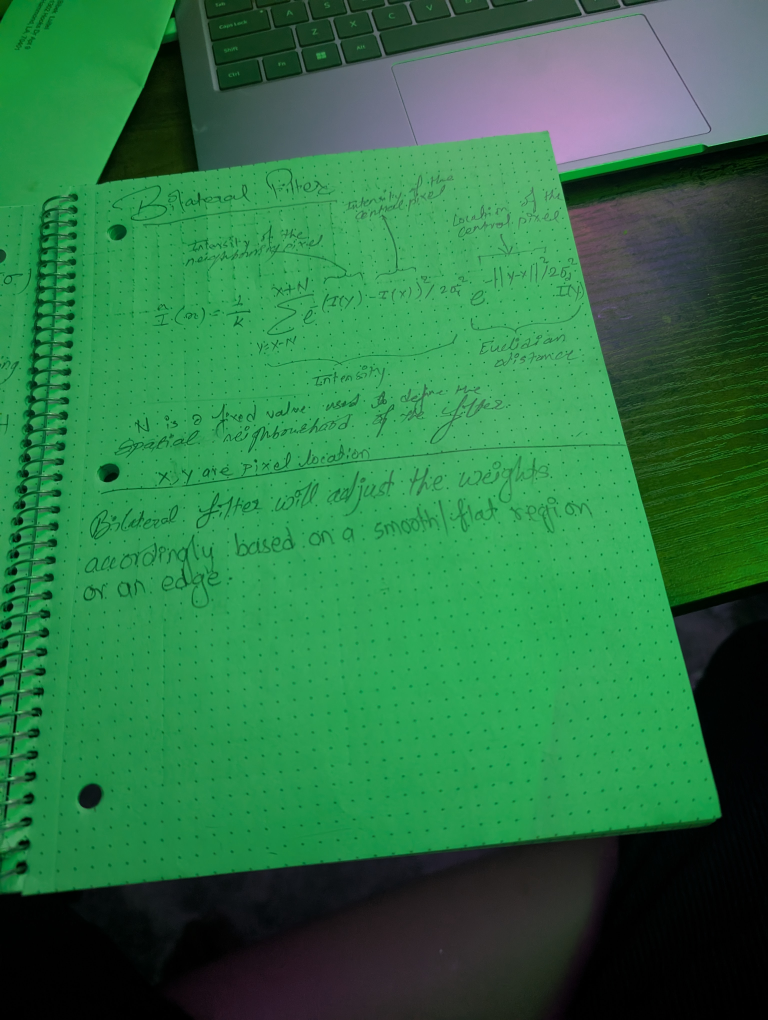
#> input picture cv-pipeline/test_images/1000004746.jpg, 3072 x 4080 px (shown at 1/4 size)
$ python preprocess.py
#> lines starting #> are read from the running program, lines starting #| are printed output that depends on the picture; after the words box and inside, x2 and y2 are one past the last pixel; in counts of white or black regions, pixels touching at a corner belong together
import cv2
import numpy as np
import matplotlib.pyplot as plt
import os
from skimage.filters import threshold_sauvola


# [32 lines left out: functions order_points, four_point_transform, not called in this run]


def correct_image(image):
    scale = 800 / max(image.shape[:2])
    small = cv2.resize(image, (0, 0), fx=scale, fy=scale)

    gray = cv2.cvtColor(small, cv2.COLOR_BGR2GRAY)
    gray = cv2.GaussianBlur(gray, (5, 5), 0)
    edged = cv2.Canny(gray, 75, 200)
    edged = cv2.dilate(edged, np.ones((3, 3), np.uint8), iterations=1)

    min_area = small.shape[0] * small.shape[1] * 0.2
    contours, _ = cv2.findContours(edged.copy(), cv2.RETR_LIST, cv2.CHAIN_APPROX_SIMPLE)
    contours = sorted(contours, key=cv2.contourArea, reverse=True)[:10]

    document_contour = None
    for c in contours:
        if cv2.contourArea(c) < min_area:
            continue
        peri = cv2.arcLength(c, True)
        approx = cv2.approxPolyDP(c, 0.02 * peri, True)
        if len(approx) == 4:
            document_contour = approx
            break

    if document_contour is None:
        print("  No document contour found, returning original")
        corrected = image
        strategy = "none"
    else:
        document_contour = (document_contour / scale).astype("float32")
        corrected = four_point_transform(image, document_contour.reshape(4, 2))
        strategy = "contour"

    print(f"  Strategy: {strategy}")
    binary_sauvola, binary_otsu = sharpen_and_binarize(corrected)
    return corrected, binary_sauvola, binary_otsu, strategy


def sharpen_and_binarize(image):
    if len(image.shape) == 3:
        gray = cv2.cvtColor(image, cv2.COLOR_BGR2GRAY)
    else:
        gray = image.copy()

    blurred = cv2.GaussianBlur(gray, (0, 0), 3)
    sharpened = cv2.addWeighted(gray, 1.5, blurred, -0.5, 0)

    thresh_sauvola = threshold_sauvola(sharpened, window_size=25)
    binary_sauvola = (sharpened > thresh_sauvola).astype(np.uint8) * 255

    _, binary_otsu = cv2.threshold(sharpened, 0, 255, cv2.THRESH_BINARY + cv2.THRESH_OTSU)

    return binary_sauvola, binary_otsu


def show_comparison(original, corrected, binary_sauvola, binary_otsu, strategy, filename):
    fig, axes = plt.subplots(1, 4, figsize=(20, 6))
    fig.suptitle(f"{filename}  |  strategy: {strategy}", fontsize=11)

    axes[0].imshow(cv2.cvtColor(original, cv2.COLOR_BGR2RGB))
    axes[0].set_title("Original")
    axes[0].axis("off")

    axes[1].imshow(cv2.cvtColor(corrected, cv2.COLOR_BGR2RGB))
    axes[1].set_title(f"Corrected ({strategy})")
    axes[1].axis("off")

    axes[2].imshow(binary_sauvola, cmap="gray")
    axes[2].set_title("Sauvola binarization")
    axes[2].axis("off")

    axes[3].imshow(binary_otsu, cmap="gray")
    axes[3].set_title("Otsu binarization")
    axes[3].axis("off")

    plt.tight_layout()
    plt.show()


# [5 lines left out: function save_processed, not called in this run]


'''OCR Test 1 - Tesseract
import pytesseract
pytesseract.pytesseract.tesseract_cmd = r'C:\Program Files\Tesseract-OCR\tesseract.exe'

def run_ocr(image, label):
    text = pytesseract.image_to_string(image)
    words = [w for w in text.split() if len(w) > 2]
    print(f"\n  OCR ({label}) — {len(words)} words detected")
    print(f"  Preview: {' '.join(words[:20])}...")
    return text, words
'''

'''OCR Test 2 - EasyOCR
import easyocr
reader = easyocr.Reader(['en'])

def run_ocr(image, label):
    rgb = cv2.cvtColor(image, cv2.COLOR_BGR2RGB) if len(image.shape) == 3 else image
    results = reader.readtext(rgb)
    words = [text for (_, text, confidence) in results if confidence > 0.2 and len(text) > 2]
    full_text = ' '.join(words)
    print(f"\n  OCR ({label}) — {len(words)} words detected")
    print(f"  Preview: {full_text[:100]}...")
    return full_text, words
'''


if __name__ == "__main__":
    _dir = os.path.dirname(os.path.abspath(__file__))
    image_path = os.path.join(_dir, "test_images", "1000004746.jpg")

    image = cv2.imread(image_path)
#> image is the input picture: shape (4080, 3072, 3); mean B, G, R 70.1, 116.9, 46.1
    if image is None:
        print(f"Error: could not load {image_path}")
        exit()

    filename = "good_img.jpg"
    print(f"Processing: {filename}")
    corrected, binary_sauvola, binary_otsu, strategy = correct_image(image)
#> in correct_image, `gray = cv2.cvtColor(small, cv2.COLOR_BGR2GRAY)`:
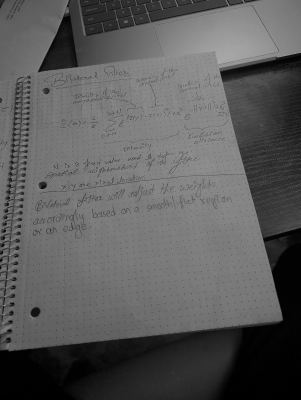
#> gray: shape (800, 602) (shown at 1/2 size); min 0, max 197, mean 90.3
#> in correct_image, `edged = cv2.Canny(gray, 75, 200)`:
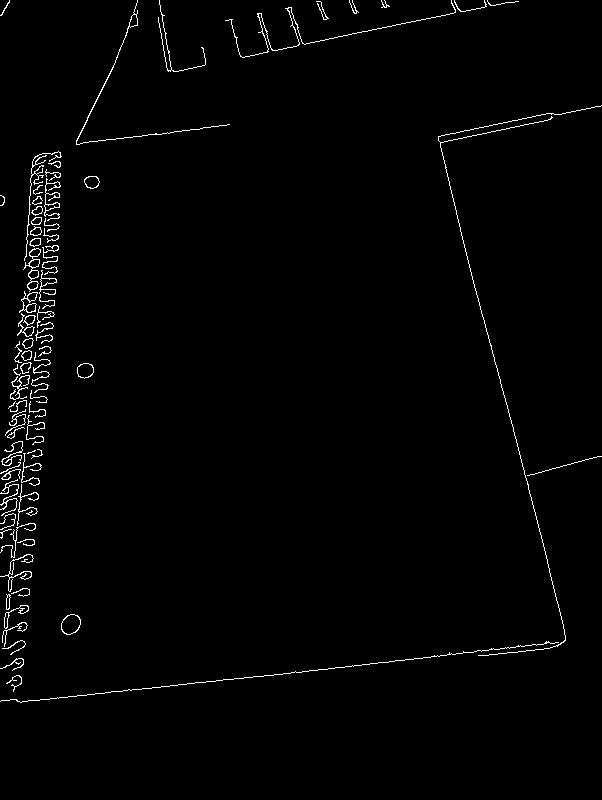
#> edged: shape (800, 602); 1.4% white in thin lines or dots, all inside (x1, y1, x2, y2) = (0, 0, 602, 703)
#> in correct_image, `edged = cv2.dilate(edged, np.ones((3, 3), np.uint8), iterations=1)`:
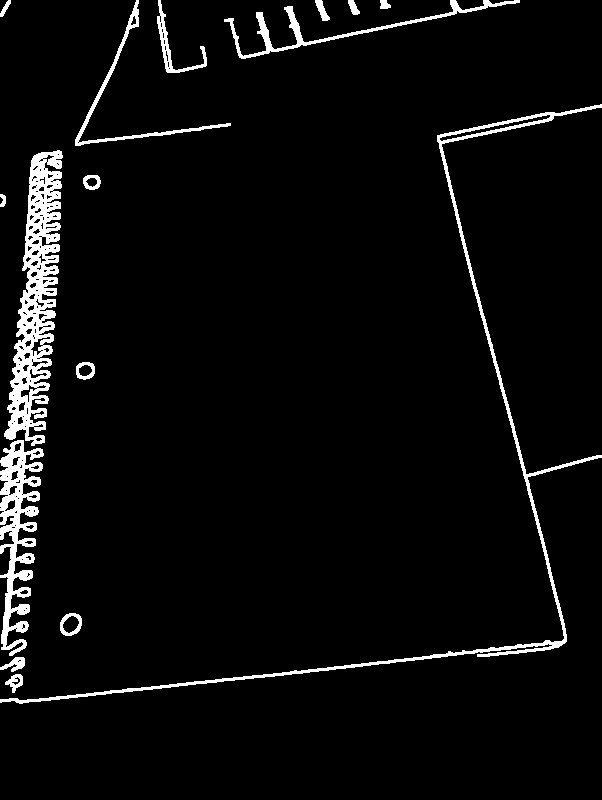
#> edged: shape (800, 602); 4.5% white; 16 white regions
#> in correct_image, `contours, _ = cv2.findContours(edged.copy(), cv2.RETR_LIST, cv2.CHAIN_..`: contours = 198 contours, 131 with area under 20; largest, box (x1, y1, x2, y2) and area: (4, 150, 63, 446) 8190, (0, 104, 602, 704) 4109, (0, 440, 44, 656) 3945, (224, 0, 520, 59) 1347, (75, 0, 231, 146) 910
#> in correct_image, `contours = sorted(contours, key=cv2.contourArea, reverse=True)[:10]`: contours = 10 contours; largest, box (x1, y1, x2, y2) and area: (4, 150, 63, 446) 8190, (0, 104, 602, 704) 4109, (0, 440, 44, 656) 3945, (224, 0, 520, 59) 1347, (75, 0, 231, 146) 910
#> the loop in correct_image, `for c in contours:` made 10 passes
#> in sharpen_and_binarize, `thresh_sauvola = threshold_sauvola(sharpened, window_size=25)`:
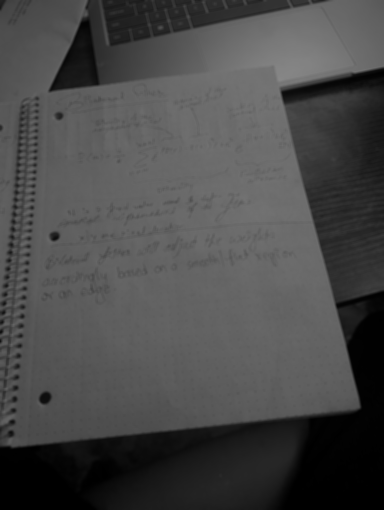
#> thresh_sauvola: shape (4080, 3072) float64 (shown at 1/8 size); min 0, max 135.7, mean 73.4
#> in sharpen_and_binarize, `binary_sauvola = (sharpened > thresh_sauvola).astype(np.uint8) * 255`:
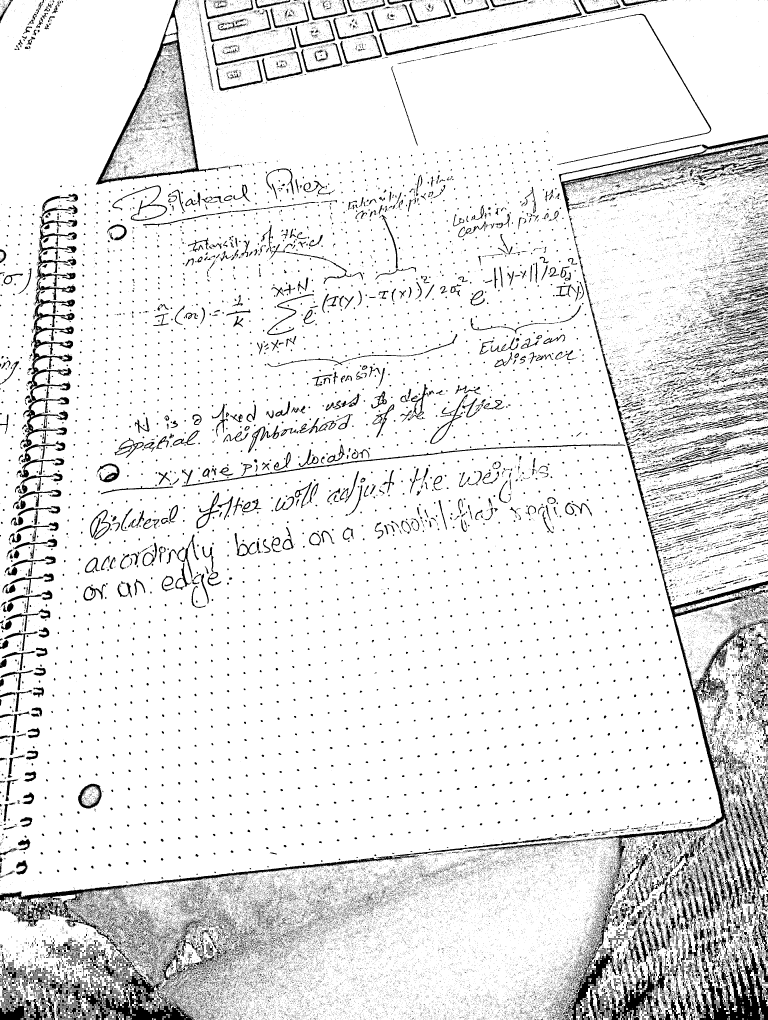
#> binary_sauvola: shape (4080, 3072) (shown at 1/4 size); 89.9% white; 77828 black regions (71941 under 20 px), largest, box (x1, y1, x2, y2) and area: (1954, 1135, 3072, 3642) 65500, (271, 3824, 777, 4080) 41512, (2763, 3736, 3072, 4080) 39372
#> in sharpen_and_binarize, `_, binary_otsu = cv2.threshold(sharpened, 0, 255, cv2.THRESH_BINARY + ..`:
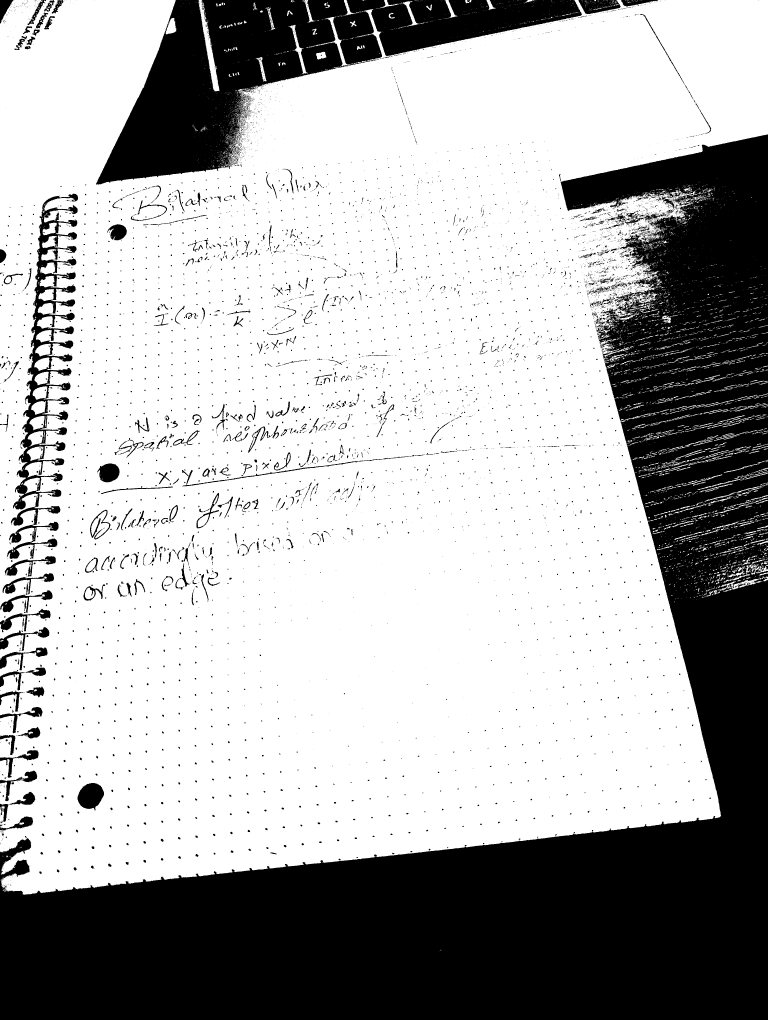
#> binary_otsu: shape (4080, 3072) (shown at 1/4 size); 67.9% white; 7898 black regions (6351 under 20 px), largest, box (x1, y1, x2, y2) and area: (0, 538, 3072, 4080) 3192838, (384, 0, 2328, 739) 523295, (27, 775, 312, 2236) 85072
#> strategy = 'none'

    show_comparison(image, corrected, binary_sauvola, binary_otsu, strategy, filename)
#> in show_comparison, `plt.show()`:
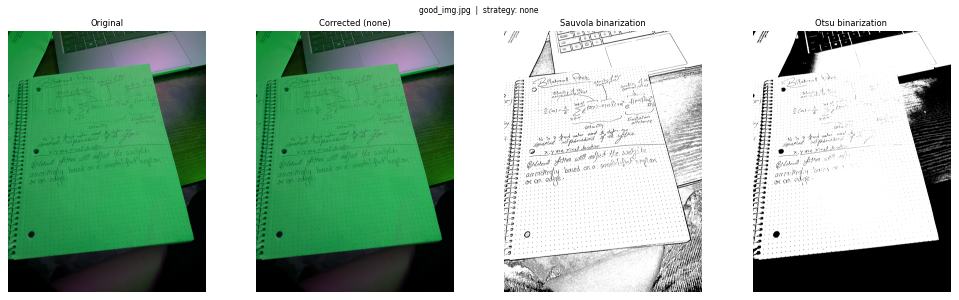
#> figure drawn by matplotlib, 4 panels

$ run again, with cv-pipeline/test_images/1000004739.jpg copied over cv-pipeline/test_images/1000004746.jpg
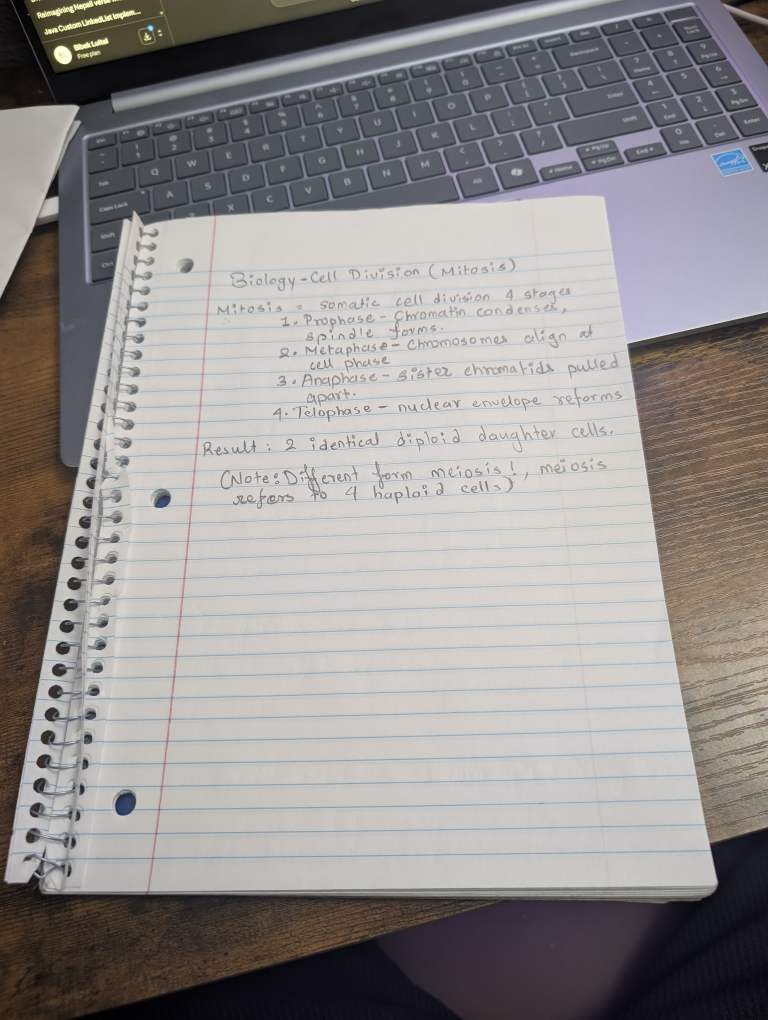
#> input picture cv-pipeline/test_images/1000004739.jpg, 3072 x 4080 px (shown at 1/4 size)
#> image is the input picture: shape (4080, 3072, 3); mean B, G, R 142.7, 143.4, 146.9
#> in correct_image, `edged = cv2.dilate(edged, np.ones((3, 3), np.uint8), iterations=1)`:
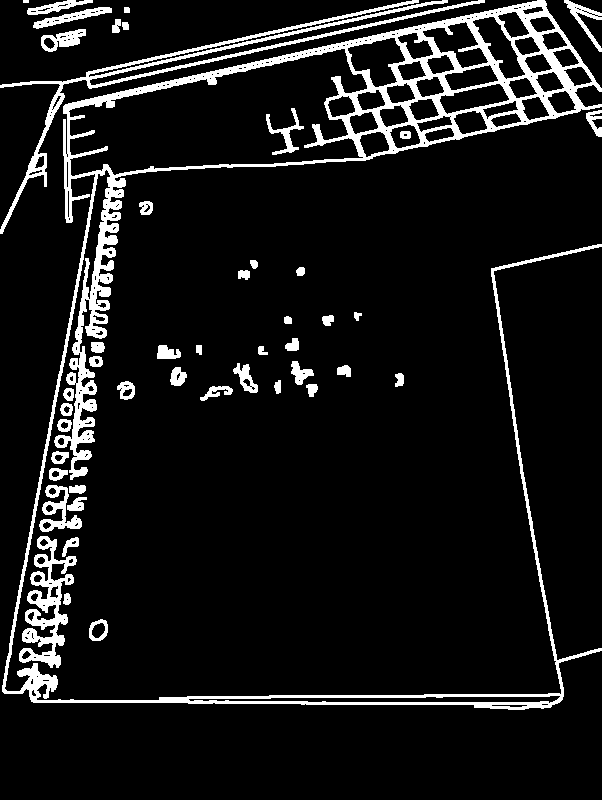
#> edged: shape (800, 602); 9.1% white; 47 white regions (1 under 20 px)
#> in correct_image, `contours, _ = cv2.findContours(edged.copy(), cv2.RETR_LIST, cv2.CHAIN_..`: contours = 304 contours, 188 with area under 20; largest, box (x1, y1, x2, y2) and area: (2, 0, 602, 710) 66258, (68, 48, 368, 177) 23776, (0, 0, 485, 234) 3821, (19, 536, 77, 668) 2694, (347, 37, 406, 88) 1754
#> in correct_image, `contours = sorted(contours, key=cv2.contourArea, reverse=True)[:10]`: contours = 10 contours; largest, box (x1, y1, x2, y2) and area: (2, 0, 602, 710) 66258, (68, 48, 368, 177) 23776, (0, 0, 485, 234) 3821, (19, 536, 77, 668) 2694, (347, 37, 406, 88) 1754
#> the loop in correct_image, `for c in contours:` made 10 passes
#> binary_sauvola: shape (4080, 3072); 90.8% white; 34845 black regions (30360 under 20 px), largest, box (x1, y1, x2, y2) and area: (0, 1855, 3072, 3624) 65721, (0, 0, 2157, 1206) 64613, (262, 3733, 1559, 4080) 19307
#> binary_otsu: shape (4080, 3072); 60% white; 5569 black regions (4748 under 20 px), largest, box (x1, y1, x2, y2) and area: (0, 0, 3072, 4080) 4252249, (2508, 1248, 3072, 2362) 420417, (2228, 422, 2613, 589) 35621
#> strategy = 'none'
#> in show_comparison, `plt.show()`:
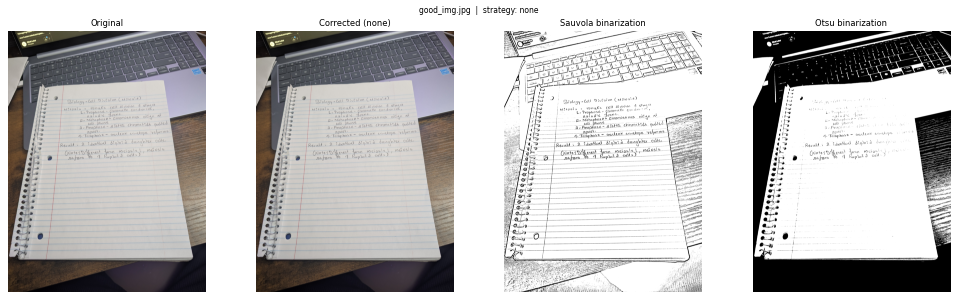
#> figure drawn by matplotlib, 4 panels

$ run again, with cv-pipeline/test_images/1000004740.jpg copied over cv-pipeline/test_images/1000004746.jpg
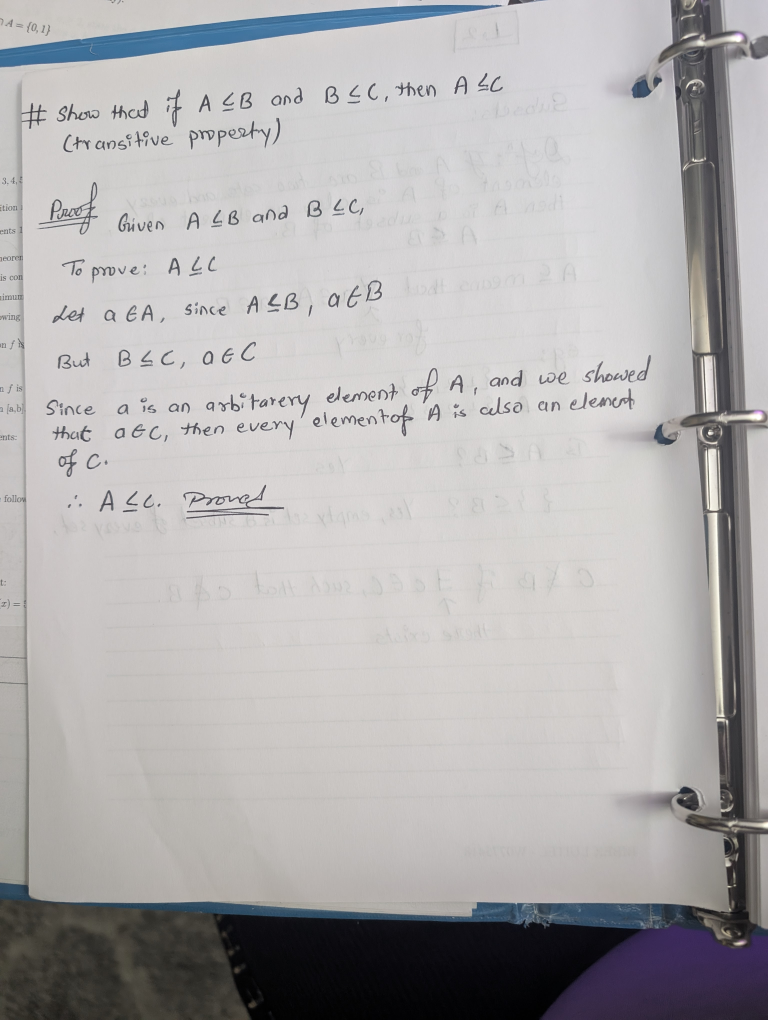
#> input picture cv-pipeline/test_images/1000004740.jpg, 3072 x 4080 px (shown at 1/4 size)
#> image is the input picture: shape (4080, 3072, 3); mean B, G, R 175.1, 174.5, 176.5
#> in correct_image, `edged = cv2.dilate(edged, np.ones((3, 3), np.uint8), iterations=1)`:
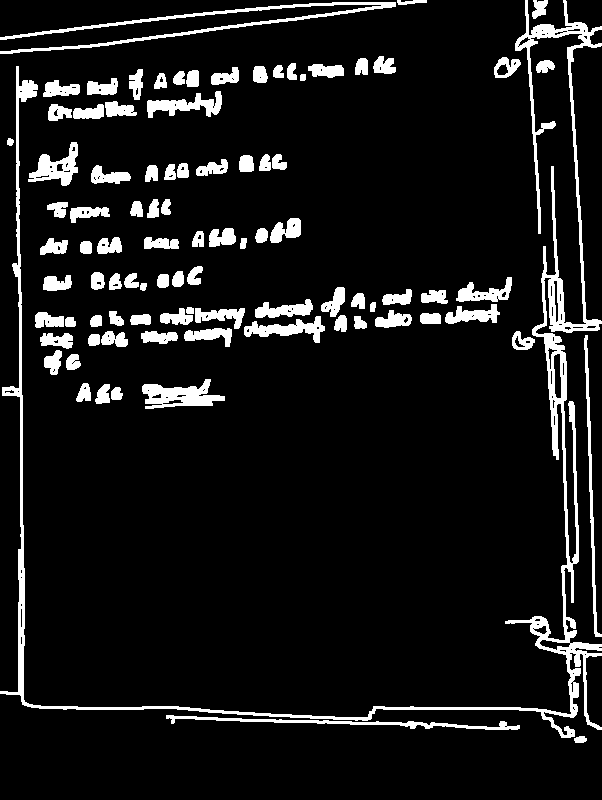
#> edged: shape (800, 602); 9% white; 92 white regions
#> in correct_image, `contours, _ = cv2.findContours(edged.copy(), cv2.RETR_LIST, cv2.CHAIN_..`: contours = 241 contours, 123 with area under 20; largest, box (x1, y1, x2, y2) and area: (0, 0, 602, 738) 11758, (0, 2, 396, 54) 1761, (142, 379, 225, 409) 1297, (28, 142, 78, 186) 976, (166, 715, 520, 730) 868
#> in correct_image, `contours = sorted(contours, key=cv2.contourArea, reverse=True)[:10]`: contours = 10 contours; largest, box (x1, y1, x2, y2) and area: (0, 0, 602, 738) 11758, (0, 2, 396, 54) 1761, (142, 379, 225, 409) 1297, (28, 142, 78, 186) 976, (166, 715, 520, 730) 868
#> the loop in correct_image, `for c in contours:` made 10 passes
#> binary_sauvola: shape (4080, 3072); 94.9% white; 40376 black regions (38609 under 20 px), largest, box (x1, y1, x2, y2) and area: (0, 19, 2019, 207) 17089, (0, 3530, 1885, 3677) 16338, (0, 48, 1849, 269) 15336
#> binary_otsu: shape (4080, 3072); 81.7% white; 1024 black regions (692 under 20 px), largest, box (x1, y1, x2, y2) and area: (0, 0, 3072, 4080) 1959179, (0, 19, 2018, 269) 142690, (2616, 3146, 2802, 3247) 9219
#> strategy = 'none'
#> in show_comparison, `plt.show()`:
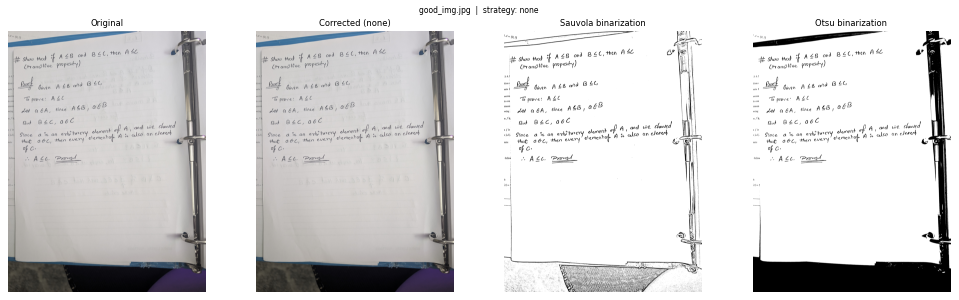
#> figure drawn by matplotlib, 4 panels
